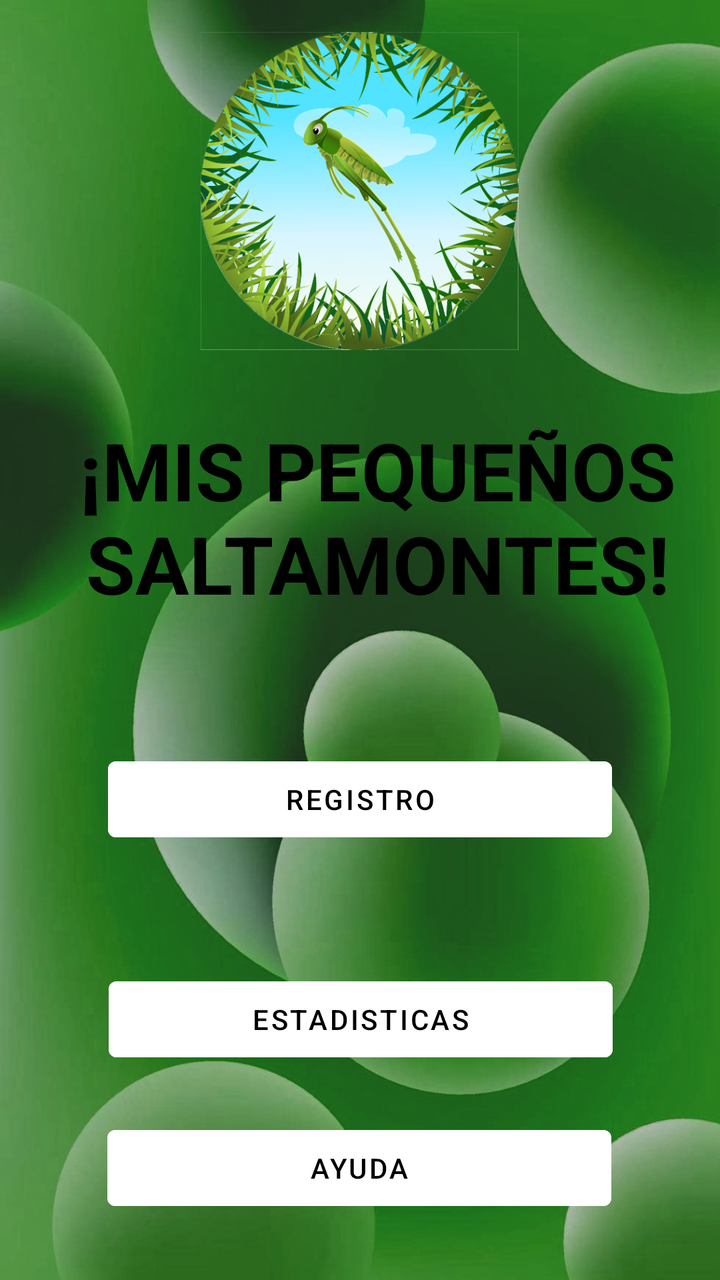
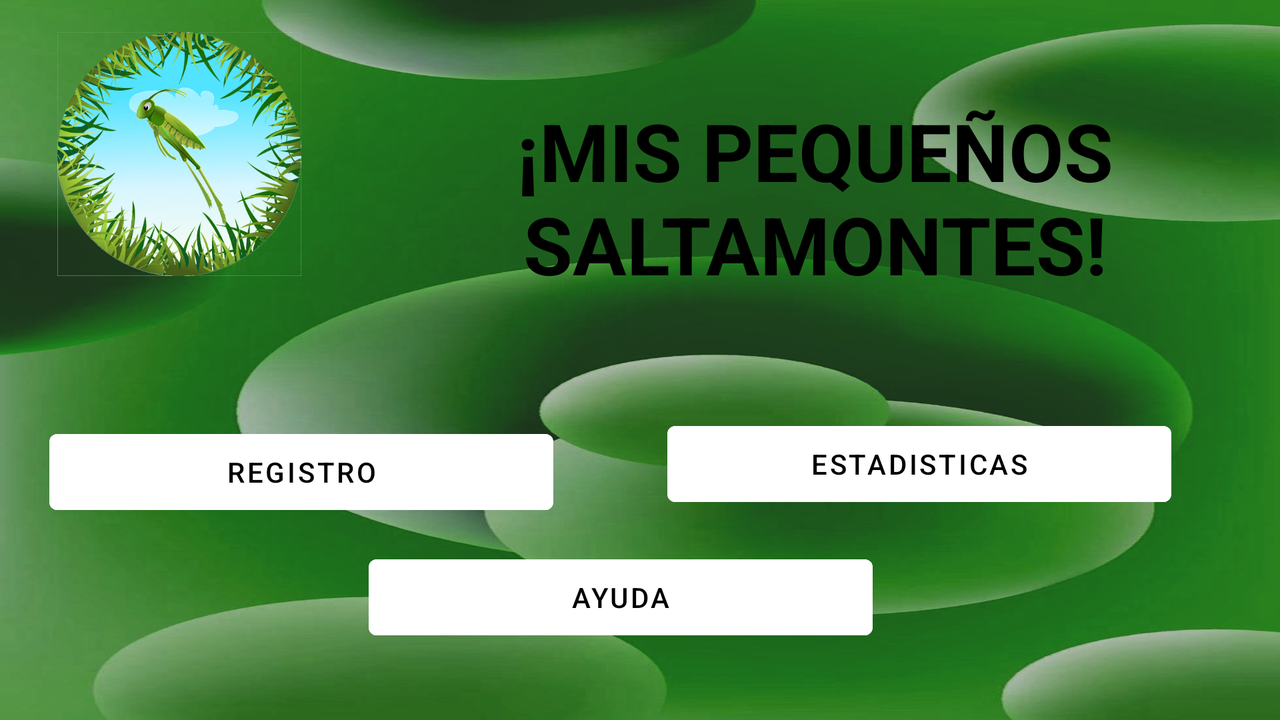

First picture: res/layout/ on a phone held upright. Second picture: the repository's own variant of that layout, on a device whose configuration matches the variant's folder. Source for both follows.
<!-- AndroidManifest.xml: activity theme SplashTheme -->
<!-- res/layout/activity_menu.xml -->
<?xml version="1.0" encoding="utf-8"?>
<androidx.constraintlayout.widget.ConstraintLayout xmlns:android="http://schemas.android.com/apk/res/android"
    xmlns:app="http://schemas.android.com/apk/res-auto"
    xmlns:tools="http://schemas.android.com/tools"
    android:layout_width="match_parent"
    android:layout_height="match_parent"
    tools:context=".MenuActivity"
    android:background="@drawable/logo1">

    <Button
        android:id="@+id/btnNuevo"
        android:layout_width="252dp"
        android:layout_height="50dp"
        android:backgroundTint="#FFFFFF"
        android:text="@string/Registro"
        android:textColor="#000000"
        app:layout_constraintBottom_toBottomOf="parent"
        app:layout_constraintEnd_toEndOf="parent"
        app:layout_constraintStart_toStartOf="parent"
        app:layout_constraintTop_toTopOf="parent"
        app:layout_constraintVertical_bias="0.635" />

    <Button
        android:id="@+id/btnAyuda"
        android:layout_width="252dp"
        android:layout_height="50dp"
        android:backgroundTint="#FFFFFF"
        android:text="@string/Ayuda"
        android:textColor="#000000"
        app:layout_constraintBottom_toBottomOf="parent"
        app:layout_constraintEnd_toEndOf="parent"
        app:layout_constraintHorizontal_bias="0.498"
        app:layout_constraintStart_toStartOf="parent"
        app:layout_constraintTop_toBottomOf="@+id/btnEsdistica"
        app:layout_constraintVertical_bias="0.437" />

    <Button
        android:id="@+id/btnEsdistica"
        android:layout_width="252dp"
        android:layout_height="50dp"
        android:layout_marginTop="60dp"
        android:backgroundTint="#FFFFFF"
        android:text="@string/Estadisticas"
        android:textColor="#000000"
        app:layout_constraintBottom_toBottomOf="parent"
        app:layout_constraintEnd_toEndOf="parent"
        app:layout_constraintHorizontal_bias="0.503"
        app:layout_constraintStart_toStartOf="parent"
        app:layout_constraintTop_toBottomOf="@+id/btnNuevo"
        app:layout_constraintVertical_bias="0.0" />

    <ImageView
        android:id="@+id/imageView3"
        android:layout_width="198dp"
        android:layout_height="159dp"
        android:layout_marginTop="16dp"
        app:layout_constraintEnd_toEndOf="parent"
        app:layout_constraintHorizontal_bias="0.497"
        app:layout_constraintStart_toStartOf="parent"
        app:layout_constraintTop_toTopOf="parent"
        app:srcCompat="@drawable/logo" />

    <TextView
        android:id="@+id/textView17"
        android:layout_width="408dp"
        android:layout_height="113dp"
        android:gravity="center"
        android:text="¡MIS PEQUEÑOS SALTAMONTES!"
        android:textColor="@color/black"
        android:textSize="40dp"
        android:textStyle="bold"
        app:layout_constraintBottom_toTopOf="@+id/btnNuevo"
        app:layout_constraintEnd_toEndOf="parent"
        app:layout_constraintHorizontal_bias="0.333"
        app:layout_constraintStart_toStartOf="parent"
        app:layout_constraintTop_toBottomOf="@+id/imageView3"
        app:layout_constraintVertical_bias="0.31" />

</androidx.constraintlayout.widget.ConstraintLayout>
<!-- resources referenced by this layout -->
<resources>
  <!-- drawable logo: png bitmap (drawable, 177796 bytes) -->
  <!-- drawable logo1: jpg bitmap (drawable, 147507 bytes) -->
  <string name="Ayuda">Ayuda</string>
  <string name="Estadisticas">Estadisticas</string>
  <string name="Registro">REGISTRO</string>
  <style name="SplashTheme" parent="Theme.Saltamontes">
          <item name="android:windowBackground">@drawable/splash_screen</item>
      </style>
  <style name="Theme.Saltamontes" parent="Theme.MaterialComponents.DayNight.NoActionBar">
          
          <item name="colorPrimary">@color/purple_500</item>
          <item name="colorPrimaryVariant">@color/purple_700</item>
          <item name="colorOnPrimary">@color/white</item>
          
          <item name="colorSecondary">@color/teal_200</item>
          <item name="colorSecondaryVariant">@color/teal_700</item>
          <item name="colorOnSecondary">@color/black</item>
          
          <item name="android:statusBarColor" tools:targetApi="l">?attr/colorPrimaryVariant</item>
          
      </style>
  <!-- drawable splash_screen (drawable) -->
  <?xml version="1.0" encoding="utf-8"?>
  <layer-list xmlns:android="http://schemas.android.com/apk/res/android">
  
      <item android:drawable="@color/black"/>
      <item>
          <bitmap android:src="@mipmap/ic_launcherr_foreground"
              android:gravity="center"/>
      </item>
  
  </layer-list>
</resources>
<!-- res/layout-land/activity_menu.xml (the repository's variant of the layout above) -->
<!-- drawn on the phone turned sideways -->
<?xml version="1.0" encoding="utf-8"?>
<androidx.constraintlayout.widget.ConstraintLayout xmlns:android="http://schemas.android.com/apk/res/android"
    xmlns:app="http://schemas.android.com/apk/res-auto"
    xmlns:tools="http://schemas.android.com/tools"
    android:layout_width="match_parent"
    android:layout_height="match_parent"
    tools:context=".MenuActivity"
    android:background="@drawable/logo1">

    <Button
        android:id="@+id/btnNuevo"
        android:layout_width="252dp"
        android:layout_height="50dp"
        android:backgroundTint="#FFFFFF"
        android:text="@string/Registro"
        android:textColor="#000000"
        app:layout_constraintBottom_toBottomOf="parent"
        app:layout_constraintEnd_toEndOf="parent"
        app:layout_constraintHorizontal_bias="0.064"
        app:layout_constraintStart_toStartOf="parent"
        app:layout_constraintTop_toTopOf="parent"
        app:layout_constraintVertical_bias="0.681" />

    <Button
        android:id="@+id/btnAyuda"
        android:layout_width="252dp"
        android:layout_height="50dp"
        android:backgroundTint="#FFFFFF"
        android:text="@string/Ayuda"
        android:textColor="#000000"
        app:layout_constraintBottom_toBottomOf="parent"
        app:layout_constraintEnd_toEndOf="parent"
        app:layout_constraintHorizontal_bias="0.475"
        app:layout_constraintStart_toStartOf="parent"
        app:layout_constraintTop_toTopOf="parent"
        app:layout_constraintVertical_bias="0.883" />

    <Button
        android:id="@+id/btnEsdistica"
        android:layout_width="252dp"
        android:layout_height="50dp"
        android:backgroundTint="#FFFFFF"
        android:text="@string/Estadisticas"
        android:textColor="#000000"
        app:layout_constraintBottom_toBottomOf="parent"
        app:layout_constraintEnd_toEndOf="parent"
        app:layout_constraintHorizontal_bias="0.86"
        app:layout_constraintStart_toStartOf="parent"
        app:layout_constraintTop_toBottomOf="@+id/textView17"
        app:layout_constraintVertical_bias="0.335" />

    <ImageView
        android:id="@+id/imageView3"
        android:layout_width="150dp"
        android:layout_height="122dp"
        android:layout_marginTop="16dp"
        app:layout_constraintEnd_toEndOf="parent"
        app:layout_constraintHorizontal_bias="0.03"
        app:layout_constraintStart_toStartOf="parent"
        app:layout_constraintTop_toTopOf="parent"
        app:srcCompat="@drawable/logo" />

    <TextView
        android:id="@+id/textView17"
        android:layout_width="408dp"
        android:layout_height="113dp"
        android:layout_marginBottom="52dp"
        android:gravity="center"
        android:text="¡MIS PEQUEÑOS SALTAMONTES!"
        android:textColor="@color/black"
        android:textSize="40dp"
        android:textStyle="bold"
        app:layout_constraintBottom_toTopOf="@+id/btnNuevo"
        app:layout_constraintEnd_toEndOf="parent"
        app:layout_constraintHorizontal_bias="0.876"
        app:layout_constraintStart_toStartOf="parent"
        app:layout_constraintTop_toTopOf="parent"
        app:layout_constraintVertical_bias="0.923" />

</androidx.constraintlayout.widget.ConstraintLayout>
